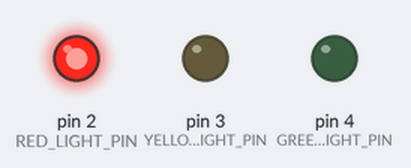
The sketch below on a simulated Arduino Uno, built with avr-gcc and run on an emulated ATmega328P. On the bench: output pins drawn as LEDs (lit = HIGH).

Above: at 2.5 s.
At 7.5 s:
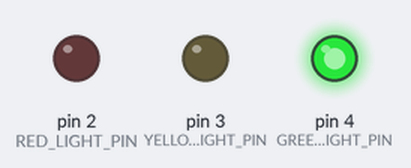
At 11.0 s:
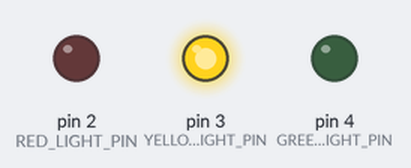
Timing chart, 0 to 15.6 s (numbered marks = the images above):
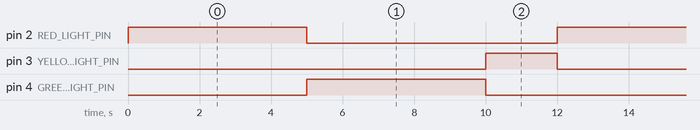

The sketch:

Traffic_Light.ino
```cpp
// Pin assignments for LEDs
const int RED_LIGHT_PIN = 2;
const int YELLOW_LIGHT_PIN = 3;
const int GREEN_LIGHT_PIN = 4;

// Timings for each light in milliseconds
const int RED_LIGHT_DURATION = 5000;    // 5 seconds
const int YELLOW_LIGHT_DURATION = 2000; // 2 seconds
const int GREEN_LIGHT_DURATION = 5000;  // 5 seconds

void setup() {
  // Initialize LED pins as output
  pinMode(RED_LIGHT_PIN, OUTPUT);
  pinMode(YELLOW_LIGHT_PIN, OUTPUT);
  pinMode(GREEN_LIGHT_PIN, OUTPUT);
}

void loop() {
  // RED light on
  digitalWrite(RED_LIGHT_PIN, HIGH);
  delay(RED_LIGHT_DURATION);
  digitalWrite(RED_LIGHT_PIN, LOW);

  // GREEN light on
  digitalWrite(GREEN_LIGHT_PIN, HIGH);
  delay(GREEN_LIGHT_DURATION);
  digitalWrite(GREEN_LIGHT_PIN, LOW);

  // YELLOW light on
  digitalWrite(YELLOW_LIGHT_PIN, HIGH);
  delay(YELLOW_LIGHT_DURATION);
  digitalWrite(YELLOW_LIGHT_PIN, LOW);
}
```

Measured:
- by itself, pin 2 (RED_LIGHT_PIN), pin 4 (GREEN_LIGHT_PIN): alternates HIGH for 5.0 s and LOW for 7.0 s
- by itself, pin 3 (YELLOW_LIGHT_PIN): alternates HIGH for 2.0 s and LOW for 10.0 s
- by itself, everything shown: repeats every 12.0 s, in 4 steps
